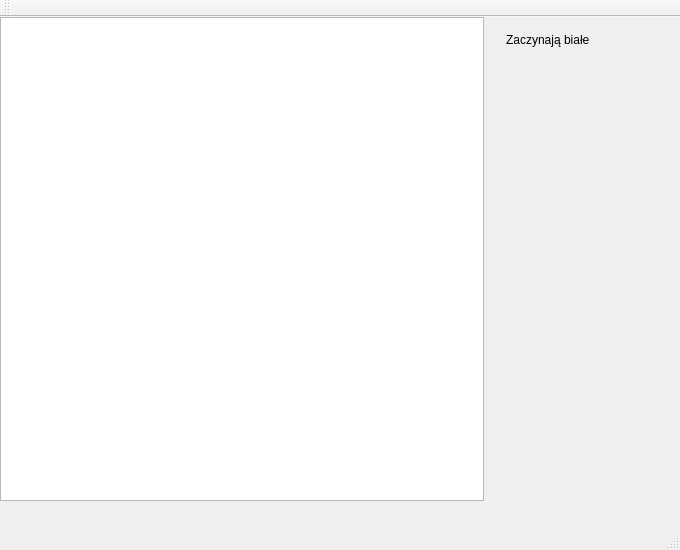
<?xml version="1.0" encoding="UTF-8"?>
<ui version="4.0">
 <class>MainWindow</class>
 <widget class="QMainWindow" name="MainWindow">
  <property name="geometry">
   <rect>
    <x>0</x>
    <y>0</y>
    <width>680</width>
    <height>550</height>
   </rect>
  </property>
  <property name="minimumSize">
   <size>
    <width>680</width>
    <height>550</height>
   </size>
  </property>
  <property name="maximumSize">
   <size>
    <width>16777215</width>
    <height>16777215</height>
   </size>
  </property>
  <property name="windowTitle">
   <string>Checkers</string>
  </property>
  <widget class="QWidget" name="centralWidget">
   <widget class="QGraphicsView" name="scene">
    <property name="geometry">
     <rect>
      <x>0</x>
      <y>0</y>
      <width>484</width>
      <height>484</height>
     </rect>
    </property>
    <property name="minimumSize">
     <size>
      <width>484</width>
      <height>484</height>
     </size>
    </property>
    <property name="maximumSize">
     <size>
      <width>484</width>
      <height>484</height>
     </size>
    </property>
   </widget>
   <widget class="QLabel" name="moveInfo">
    <property name="geometry">
     <rect>
      <x>506</x>
      <y>12</y>
      <width>161</width>
      <height>21</height>
     </rect>
    </property>
    <property name="text">
     <string>Zaczynają białe</string>
    </property>
   </widget>
  </widget>
  <widget class="QMenuBar" name="menuBar">
   <property name="geometry">
    <rect>
     <x>0</x>
     <y>0</y>
     <width>680</width>
     <height>20</height>
    </rect>
   </property>
  </widget>
  <widget class="QToolBar" name="mainToolBar">
   <attribute name="toolBarArea">
    <enum>TopToolBarArea</enum>
   </attribute>
   <attribute name="toolBarBreak">
    <bool>false</bool>
   </attribute>
  </widget>
  <widget class="QStatusBar" name="statusBar"/>
 </widget>
 <layoutdefault spacing="6" margin="11"/>
 <resources/>
 <connections/>
</ui>
